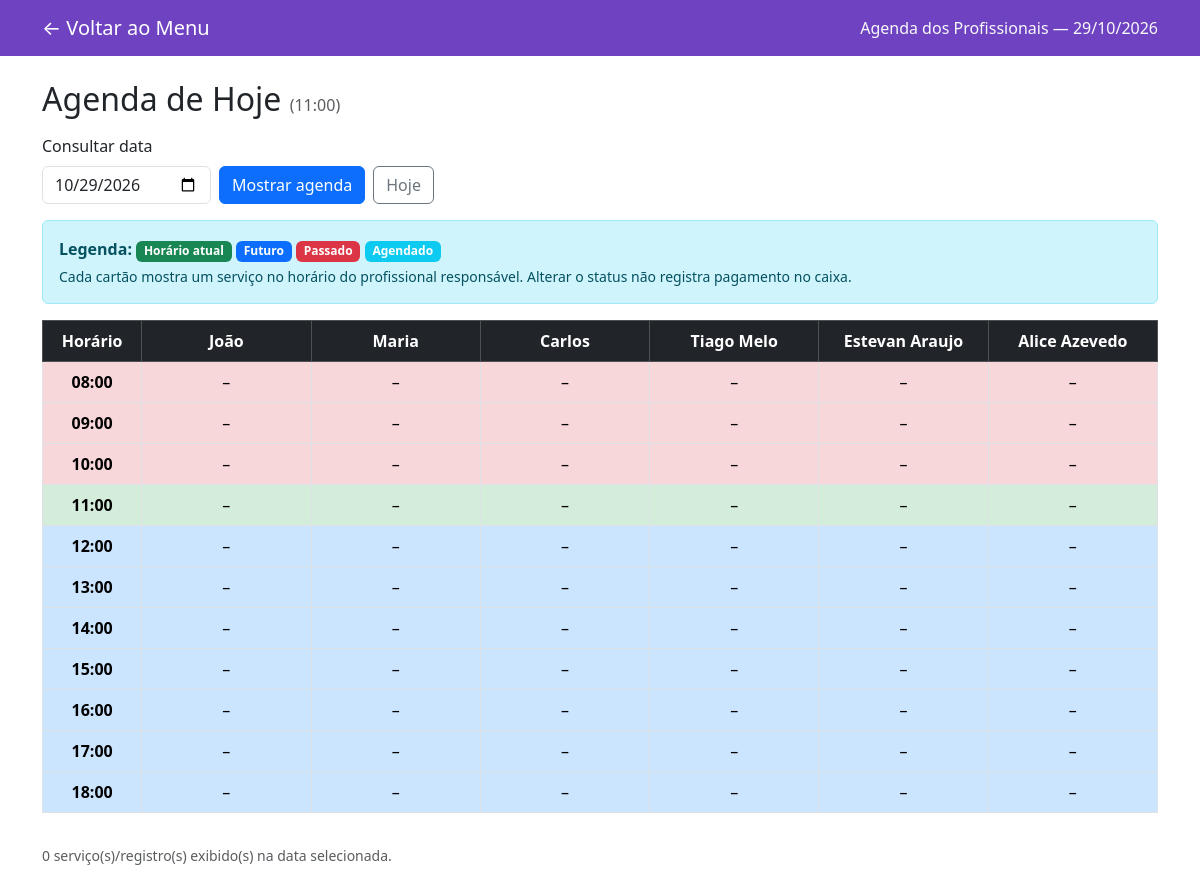
Page /Coresatt.php on the committed database.
### tables this page shows
CREATE TABLE `profissionais` (
  `id` INT NOT NULL AUTO_INCREMENT PRIMARY KEY,
  `nome` VARCHAR(100) NOT NULL,
  `especialidade` VARCHAR(100) DEFAULT NULL,
  `ativo` TINYINT(1) DEFAULT 1
);

### Coresatt.php (the view, shortened to what this page needs)
<?php
function h($valor): string {
    return htmlspecialchars((string)$valor, ENT_QUOTES, 'UTF-8');
}
$statusOpcoes = [
    'agendado' => 'Agendado',
    'confirmado' => 'Confirmado',
    'aguardando' => 'Aguardando',
    'em_atendimento' => 'Em Atendimento',
    'finalizado' => 'Finalizado',
    'pago' => 'Pago',
    'cancelado' => 'Cancelado',
    'faltou' => 'Faltou',
];
$statusCores = [
    'agendado' => 'info',
    'confirmado' => 'primary',
    'aguardando' => 'warning',
    'em_atendimento' => 'success',
    'finalizado' => 'secondary',
    'pago' => 'success',
    'cancelado' => 'danger',
    'faltou' => 'dark',
];
$hoje = date('Y-m-d');
$dataSelecionada = $_SERVER['REQUEST_METHOD'] === 'POST' ? ($_POST['data'] ?? $hoje) : ($_GET['data'] ?? $hoje);
$database = new Database();
$db = $database->getConnection();
$erroBanco = null;
$porHorario = [];
$profissionais = [];
$contagem = 0;
try {
    $profissionais = $db->query('SELECT id, nome FROM profissionais ORDER BY id')->fetchAll(PDO::FETCH_ASSOC);
} catch (Throwable $e) {
    error_log('Erro ao consultar agenda: ' . $e->getMessage());
    $erroBanco = 'Não foi possível carregar a agenda. Confira se a atualização SQL do pacote anterior foi aplicada ao banco DEV.';
}
$horaAtualMinutos = (int)date('H') * 60 + (int)date('i');
$dataExibida = DateTimeImmutable::createFromFormat('!Y-m-d', $dataSelecionada);
$dataFormatada = $dataExibida ? $dataExibida->format('d/m/Y') : $dataSelecionada;
    ?>
<!DOCTYPE html>
<html lang="pt-br">
<head>
  <link href="https://cdn.jsdelivr.net/npm/bootstrap@5.3.2/dist/css/bootstrap.min.css" rel="stylesheet">
</head>
<body>
  <nav class="navbar navbar-dark bg-roxo mb-4">
    <div class="container">
      <a class="navbar-brand" href="Pagina_inicial.html">← Voltar ao Menu</a>
      <span class="navbar-text text-light">Agenda dos Profissionais — <?= h($dataFormatada) ?></span>
    </div>
  </nav>
  <div class="container mb-5">
    <h2 class="mb-3">Agenda de <?= $dataSelecionada === $hoje ? 'Hoje' : h($dataFormatada) ?> <small class="text-muted fs-6">(<?= h(date('H:i')) ?>)</small></h2>
    <form class="row g-2 align-items-end mb-3" method="get" action="Coresatt.php">
      <div class="col-auto">
        <label for="dataAgenda" class="form-label">Consultar data</label>
        <input type="date" class="form-control" id="dataAgenda" name="data" value="<?= h($dataSelecionada) ?>" required>
      </div>
      <div class="col-auto"><button class="btn btn-primary" type="submit">Mostrar agenda</button></div>
      <div class="col-auto"><a class="btn btn-outline-secondary" href="Coresatt.php">Hoje</a></div>
    </form>
    <div class="alert alert-info">
      <strong>Legenda:</strong>
      <span class="badge bg-success">Horário atual</span>
      <span class="badge bg-primary">Futuro</span>
      <span class="badge bg-danger">Passado</span>
      <span class="badge bg-info">Agendado</span>
      <div class="small mt-1">Cada cartão mostra um serviço no horário do profissional responsável. Alterar o status não registra pagamento no caixa.</div>
    </div>
    <?php if (!$erroBanco): ?>
    <div class="table-responsive">
      <table class="table table-bordered text-center agenda-table">
        <thead class="table-dark"><tr><th>Horário</th>
          <?php foreach ($profissionais as $profissional): ?>
            <th><?= h($profissional['nome']) ?></th>
          <?php endforeach; ?>
        </tr></thead>
        <tbody>
        <?php for ($hora = 8; $hora <= 18; $hora++):
            $horaStr = sprintf('%02d:00', $hora);
            $slotMinutos = $hora * 60;
            $classe = $dataSelecionada < $hoje ? 'passado' : ($dataSelecionada > $hoje ? 'futuro' :
                ($horaAtualMinutos >= $slotMinutos + 60 ? 'passado' : ($horaAtualMinutos >= $slotMinutos ? 'atual' : 'futuro')));
        ?>
          <tr>
            <td class="<?= $classe ?>"><strong><?= $horaStr ?></strong></td>
            <?php foreach ($profissionais as $profissional): ?>
              <td class="<?= $classe ?>">
                <?php $itens = $porHorario[$horaStr][(int)$profissional['id']] ?? []; ?>
                <?php if (!$itens): ?>–<?php else: ?>
                  <?php foreach ($itens as $item) exibirCartao($item, $statusOpcoes, $statusCores, $dataSelecionada); ?>
                <?php endif; ?>
              </td>
            <?php endforeach; ?>
          </tr>
        <?php endfor; ?>
        </tbody>
      </table>
    </div>
    <p class="text-muted small mt-3"><?= $contagem ?> serviço(s)/registro(s) exibido(s) na data selecionada.</p>
    <?php endif; ?>
  </div>
</body>
</html>

### Coresatt.php (style rules this page uses)
.passado { background-color: #f8d7da !important; }
.atual { background-color: #d4edda !important; }
.futuro { background-color: #cce5ff !important; }
.bg-roxo { background-color: #6f42c1 !important; }
.agenda-table th, .agenda-table td { min-width: 145px; vertical-align: top; }
.agenda-table th:first-child, .agenda-table td:first-child { min-width: 85px; }

### rows in the picture
profissionais: nome "João"
profissionais: nome "Maria"
profissionais: nome "Carlos"
profissionais: nome "Tiago Melo"
profissionais: nome "Estevan Araujo"
profissionais: nome "Alice Azevedo"

### other values in the picture
$horaStr "08:00"
$horaStr "09:00"
$horaStr "10:00"
$horaStr "11:00"
$horaStr "12:00"
$horaStr "13:00"
$horaStr "14:00"
$horaStr "15:00"
$horaStr "16:00"
$horaStr "17:00"
$horaStr "18:00"
$contagem "0"
